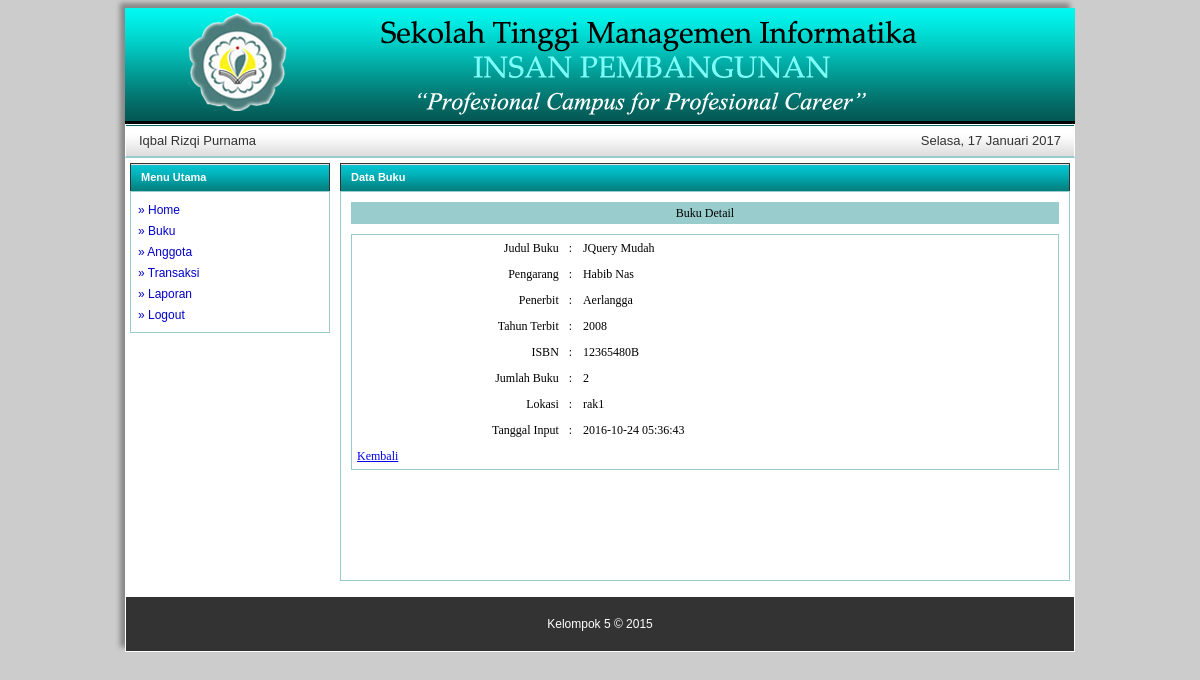
Page /guest/index.php?page=detil-buku&judul=JQuery Mudah (signed in) on the committed database.
### tables this page shows
CREATE TABLE `tbl_buku` (
  `id` int(5) NOT NULL,
  `judul` varchar(200) NOT NULL,
  `pengarang` varchar(100) NOT NULL,
  `penerbit` varchar(150) NOT NULL,
  `thn_terbit` varchar(4) NOT NULL,
  `isbn` varchar(25) NOT NULL,
  `jumlah_buku` int(3) NOT NULL,
  `lokasi` enum('rak1','rak2','rak3') NOT NULL,
  `tgl_input` datetime NOT NULL
);

### guest/buku_detil.php (the view)
   <?php include '../conn/koneksi.php'; ?>
<div id="menu-tengah">
   	<div id="bg_menu">Data Buku
   	</div>
   	<div id="content_menu">
       <div id="menu_header">
       	<table width="100%" height="100%" style="background-color:#9cc;">
           	<tr>
               	<td align="center">Buku Detail</td>
               </tr>
           </table>
   	</div>
  	    <div class="table_input">
  	      <table width="100%" height="80%" align="center" cellspacing="0" cellpadding="5">
		<?php
           $judul	= isset($_GET['judul']) ? $_GET['judul'] : "";
		$query=mysql_query("SELECT * FROM tbl_buku WHERE judul='$judul'", $konek);
		$data=mysql_fetch_array($query);
		?>
           <tbody>
           	<tr>
               	<td width="30%" align="right">Judul Buku</td>
                   <td width="2%">:</td>
                   <td><?php echo $data[1]; ?></td>
               </tr>
               <tr>
               	<td width="20%" align="right">Pengarang</td>
                   <td>:</td>
                   <td><?php echo $data[2]; ?></td>
               </tr>
               <tr>
               	<td width="20%" align="right">Penerbit</td>
                   <td>:</td>
                   <td><?php echo $data[3]; ?></td>
               </tr>
               <tr>
               	<td width="20%" align="right">Tahun Terbit</td>
                   <td>:</td>
                   <td><?php echo $data[4]; ?></td>
               </tr>
               <tr>
               	<td width="20%" align="right">ISBN</td>
                   <td>:</td>
                   <td><?php echo $data[5]; ?></td>
               </tr>
               <tr>
               	<td width="20%" align="right">Jumlah Buku</td>
                   <td>:</td>
                   <td><?php echo $data[6]; ?></td>
               </tr>
               <tr>
               	<td width="20%" align="right">Lokasi</td>
                   <td>:</td>
                   <td><?php echo $data[7]; ?></td>
               </tr>
               <tr>
               	<td width="20%" align="right">Tanggal Input</td>
                   <td>:</td>
                   <td><?php echo $data[8]; ?></td>
               </tr>
               <tr>
                   <td><a href="?page=buku">Kembali</td>
               </tr>
           </tbody>
         </table>
	      </div>
  	  </div>
   </div>

### images/style.css (style rules this page uses)
body { background-color: #CCC; font-family:Tahoma, Geneva, sans-serif; font-size: 14px; }
#menu-tengah { margin:5px; width:730px; float:left; }
#bg_menu { background-color: #ccc; background-image:url(../images/menu-biru.gif); border:1px solid #333; border-bottom:0px; padding:7px; padding-left:10px; color:#ffffff; font-weight:bold; font-size:11px; height:13px; }
#content_menu { background-color: #FFF; border: 1px solid #9CC; line-height: 16px; padding: 3px; margin-bottom: 10px; font-size:14px; padding:10px; }
#menu_header { font-size:12px; font-family:Georgia, "Times New Roman", Times, serif; border-collapse: collapse; overflow: hidden; margin-bottom:10px; }
.table_input { background-color:#FFF; font-size:12px; font-family:Georgia, "Times New Roman", Times, serif; border-collapse: collapse; border: 1px solid #9cc; overflow: hidden; margin-bottom:100px; }

### rows in the picture
tbl_buku: judul "JQuery Mudah", pengarang "Habib Nas", penerbit "Aerlangga", thn_terbit "2008", isbn "12365480B", jumlah_buku "2", lokasi "rak1", tgl_input "2016-10-24 05:36:43"

### other values in the picture
$_SESSION['nama'] "Iqbal Rizqi Purnama"
